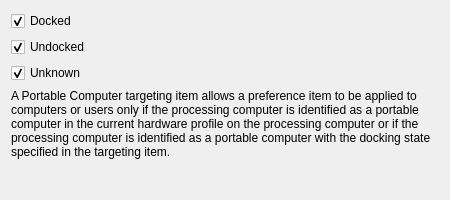
<?xml version="1.0" encoding="UTF-8"?>
<ui version="4.0">
 <class>PortableComputerWidget</class>
 <widget class="QWidget" name="PortableComputerWidget">
  <property name="geometry">
   <rect>
    <x>0</x>
    <y>0</y>
    <width>450</width>
    <height>200</height>
   </rect>
  </property>
  <property name="sizePolicy">
   <sizepolicy hsizetype="Maximum" vsizetype="Preferred">
    <horstretch>0</horstretch>
    <verstretch>0</verstretch>
   </sizepolicy>
  </property>
  <property name="minimumSize">
   <size>
    <width>450</width>
    <height>200</height>
   </size>
  </property>
  <property name="windowTitle">
   <string/>
  </property>
  <layout class="QGridLayout" name="gridLayout">
   <item row="0" column="0">
    <widget class="QCheckBox" name="dockedCheckBox">
     <property name="text">
      <string>Docked</string>
     </property>
     <property name="checked">
      <bool>true</bool>
     </property>
    </widget>
   </item>
   <item row="1" column="0">
    <widget class="QCheckBox" name="undockedCheckBox">
     <property name="text">
      <string>Undocked</string>
     </property>
     <property name="checked">
      <bool>true</bool>
     </property>
    </widget>
   </item>
   <item row="3" column="0" colspan="2">
    <widget class="QLabel" name="label">
     <property name="text">
      <string>A Portable Computer targeting item allows a preference item to be applied to computers or users only if the processing computer is identified as a portable computer in the current hardware profile on the processing computer or if the processing computer is identified as a portable computer with the docking state specified in the targeting item.</string>
     </property>
     <property name="wordWrap">
      <bool>true</bool>
     </property>
    </widget>
   </item>
   <item row="4" column="0" colspan="2">
    <spacer name="verticalSpacer">
     <property name="orientation">
      <enum>Qt::Vertical</enum>
     </property>
     <property name="sizeHint" stdset="0">
      <size>
       <width>558</width>
       <height>137</height>
      </size>
     </property>
    </spacer>
   </item>
   <item row="2" column="0">
    <widget class="QCheckBox" name="noCheckBox">
     <property name="text">
      <string>Unknown</string>
     </property>
     <property name="checked">
      <bool>true</bool>
     </property>
    </widget>
   </item>
  </layout>
 </widget>
 <resources/>
 <connections/>
</ui>
